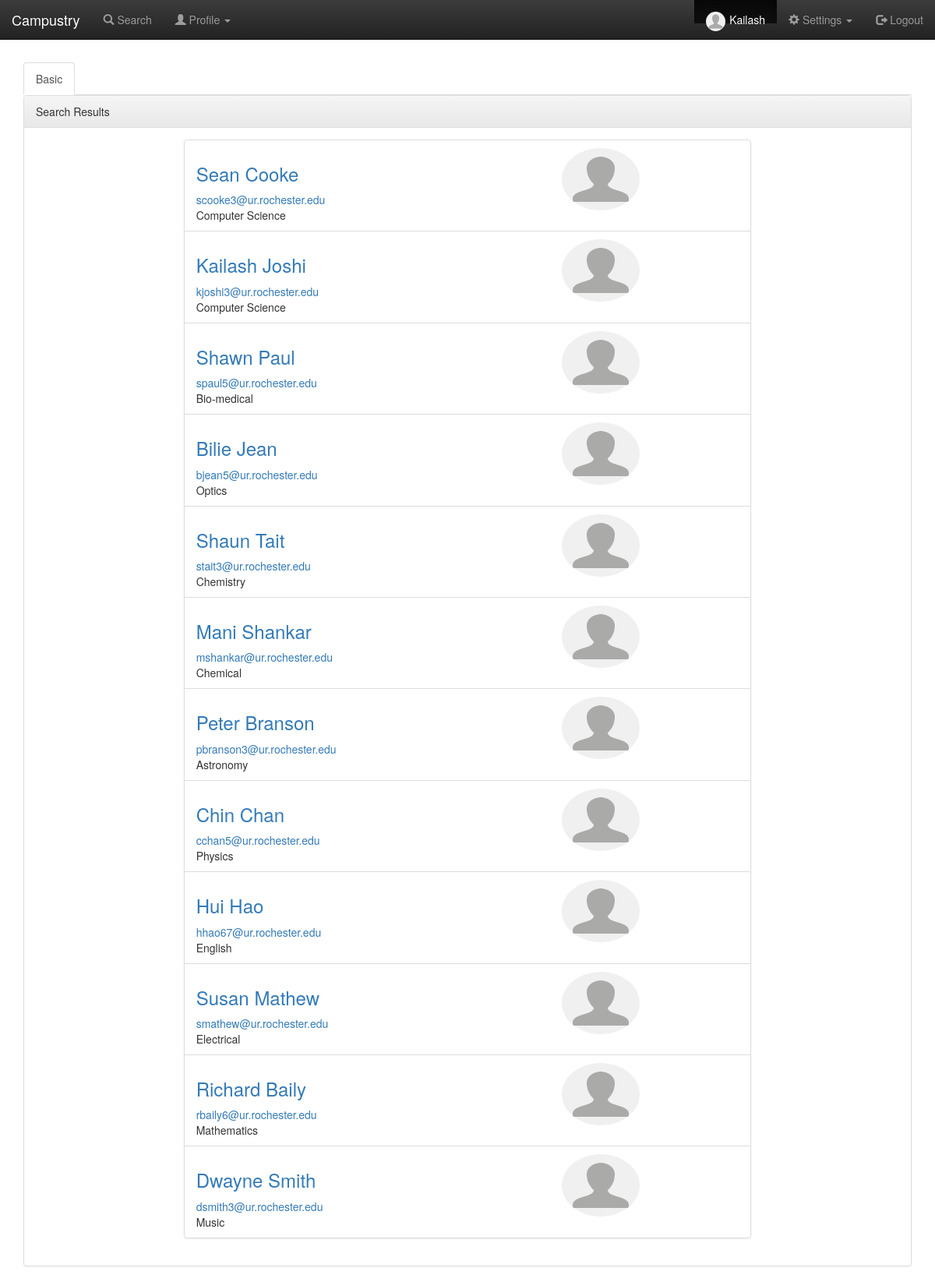
/searchResults.php (signed in), run on the app's committed database.
### tables this page shows
CREATE TABLE UsersProfile
(
	UserID int NOT NULL,
	Dept varchar(100),
	GradLevel varchar(100),
	Image varchar(100),
	Contact varchar(100),
	Course varchar(100),
	Skill varchar(100),
	Project varchar(100),
	Research varchar(100),
	Hobby varchar(100),
	FacebookUrl varchar(100),
	LinkedinUrl varchar(100),
	TwitterUrl varchar(100),
	Active boolean not null default 1,
	FOREIGN KEY (UserID) REFERENCES Users(UserID)
);

CREATE TABLE Users
(
	UserID int NOT NULL AUTO_INCREMENT,
	FirstName varchar(20) NOT NULL,
	LastName varchar(20),
	EMail varchar(255),
	PWD varchar(255),
	PRIMARY KEY (UserID)
);

### searchResults.php (the view, shortened to what this page needs)
<!DOCTYPE html>
<html lang="en">
<head>
	<link rel="stylesheet" href="https://maxcdn.bootstrapcdn.com/bootstrap/3.2.0/css/bootstrap.min.css">
	<link rel="stylesheet" href="https://maxcdn.bootstrapcdn.com/bootstrap/3.2.0/css/bootstrap-theme.min.css">
	<link rel="stylesheet" href="/css/typeahead.css">
</head>
<body background="images/bg7.jpg">
	<?php
	require 'includes/header.php';
	require_once 'db_conn.php';
	?>
	<br><br><br><br>
	<div class="container">
		<ul class="nav nav-tabs">
			<li class="active"><a href="search.php">Basic</a></li>
</ul>
<div class="panel panel-default">
	<div class="panel-heading">Search Results</div>
	<div class="panel-body">
		<div class="row">
			<div class="col-sm-2"></div>
			<div class="col-sm-8">
				<ul class="list-group">
					<?php
					$query = $_GET['typeahead'];
					$query_sql = "SELECT U.UserId, U.FirstName, U.LastName, U.EMail, P.Dept, P.Image
					FROM Users U Left Join UsersProfile P
					ON U.UserID = P.UserID
					WHERE P.Active=1 AND (U.FirstName like '%$query%'
						or U.LastName like '%$query%'
						or CONCAT(U.FirstName, ' ', U.LastName) like '%$query%'
						or U.EMail like '%$query%'
						or P.Dept like '%$query%'
						or P.GradLevel like '%$query%'
						or P.Contact like '%$query%'
						or P.Course like '%$query%'
						or P.Skill like '%$query%'
						or P.Project like '%$query%'
						or P.Research like '%$query%'
						or P.Hobby like '%$query%')";
$query_result = mysql_query($query_sql, $conn);
while($query_row = mysql_fetch_array($query_result, MYSQL_ASSOC)){
	$profileImage = $query_row['Image'];
	echo "<li class='list-group-item'>
	<div class='row'>
		<img src='$profileImage' class='img-circle' alt='Cinque Terre' width='100' height='80'>
		<div class='col-sm-8'>
			<a href='viewProfile.php?userId=".$query_row['UserId']."'><h3>".$query_row['FirstName']." ".$query_row['LastName']."</h3></a><a href='mailto:".$query_row['EMail']."'>".$query_row['EMail']."</a><br>".$query_row['Dept']."
		</div>
	</li>";
}
?>
</ul></div>
<div class="col-sm-2"></div></div>
</div>
</div>
</div>
</body>
</html>

### data on the page
usersprofile: Image (placeholder picture), UserID.FirstName "Sean", UserID.LastName "Cooke", UserID.EMail "scooke3@ur.rochester.edu", Dept "Computer Science"
usersprofile: Image (placeholder picture), UserID.FirstName "Kailash", UserID.LastName "Joshi", UserID.EMail "kjoshi3@ur.rochester.edu", Dept "Computer Science"
usersprofile: Image (placeholder picture), UserID.FirstName "Shawn", UserID.LastName "Paul", UserID.EMail "spaul5@ur.rochester.edu", Dept "Bio-medical"
usersprofile: Image (placeholder picture), UserID.FirstName "Bilie", UserID.LastName "Jean", UserID.EMail "bjean5@ur.rochester.edu", Dept "Optics"
usersprofile: Image (placeholder picture), UserID.FirstName "Shaun", UserID.LastName "Tait", UserID.EMail "stait3@ur.rochester.edu", Dept "Chemistry"
usersprofile: Image (placeholder picture), UserID.FirstName "Mani", UserID.LastName "Shankar", UserID.EMail "mshankar@ur.rochester.edu", Dept "Chemical"
usersprofile: Image (placeholder picture), UserID.FirstName "Peter", UserID.LastName "Branson", UserID.EMail "pbranson3@ur.rochester.edu", Dept "Astronomy"
usersprofile: Image (placeholder picture), UserID.FirstName "Chin", UserID.LastName "Chan", UserID.EMail "cchan5@ur.rochester.edu", Dept "Physics"
usersprofile: Image (placeholder picture), UserID.FirstName "Hui", UserID.LastName "Hao", UserID.EMail "hhao67@ur.rochester.edu", Dept "English"
usersprofile: Image (placeholder picture), UserID.FirstName "Susan", UserID.LastName "Mathew", UserID.EMail "smathew@ur.rochester.edu", Dept "Electrical"
usersprofile: Image (placeholder picture), UserID.FirstName "Richard", UserID.LastName "Baily", UserID.EMail "rbaily6@ur.rochester.edu", Dept "Mathematics"
usersprofile: Image (placeholder picture), UserID.FirstName "Dwayne", UserID.LastName "Smith", UserID.EMail "dsmith3@ur.rochester.edu", Dept "Music"

### other printed values
$_SESSION['userName'] "Kailash"
